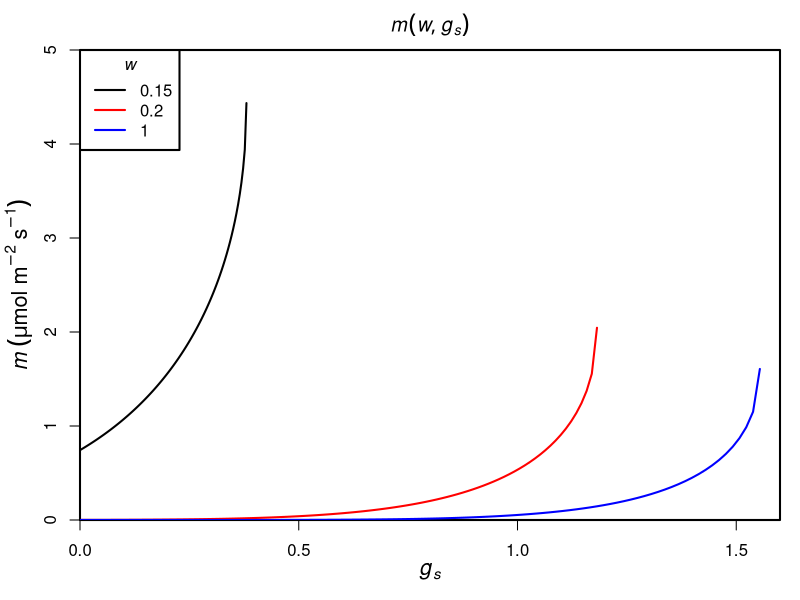

This chart was generated by the following R code:

#options(digits=20)
mf1 <- function(gs,
                a=1.6, LAI=1, nZ=0.5, p=43200, l=1.8e-5, h=l*a*LAI/nZ*p, VPD=0.02,
                pe=-1.58*10^-3, b=4.38, h2=h/1000, kmax=5, c=5.71, d=10.05, h3=10){
  
  ps <- pe*w^(-b)
  kf <- function(x)kmax*exp(-(-x/d)^c)
  f1 <- function(x)-((ps-x)*h2*kf(x))
  minimum <- optimize(f1, c(-20,0))$minimum
  f2 <- function(x)((ps-x)*h2*kf(x)-h*VPD*gs)^2
  px <- optimize(f2, c(minimum, ps))$minimum
  
  k <- kf(px)
  PLC <- 1-k/kmax
  res <- h3*PLC
  return(res)
}
mf2 <- Vectorize(mf1)

gsmax1 <- function(w,
                   a=1.6, nZ=0.5, p=43200, l=1.8e-5, LAI=1, h=l*a*LAI/nZ*p, VPD=0.02,
                   pe=-1.58*10^-3, b=4.38, h2=h/1000, kmax=5, c=5.71, d=10.05){
  ps <- pe*w^(-b)
  kf <- function(x)kmax*exp(-(-x/d)^c)
  f1 <- function(x)-((ps-x)*h2*kf(x))
  pxmin <- optimize(f1, c(-20,0), tol = .Machine$double.eps)$minimum
  gsmax <- (ps-pxmin)*h2*kf(pxmin)/(h*VPD)
  return(gsmax)
}
gsmax2 <- Vectorize(gsmax1)

# Figure
windows(8, 6)
par(mgp = c(2.2, 1, 0), xaxs = "i", yaxs = "i", lwd = 2, mar=c(4, 4, 2.5, 1), mfrow=c(1,1))
w <- 0.15
gsmax <- gsmax2(w)
curve(mf2, 0, gsmax,
      main=expression(italic(m(w,g[s]))),
      xlab=expression(italic(g[s])), 
      ylab=expression(italic(m)~(mu*mol~m^-2~s^-1)),
      xlim=c(0, 1.6), ylim=c(0, 5),
      cex.lab=1.3)
#text(x=1.07, y=1.2, labels=expression(italic(w)==0.6), col="black", cex=1.3)
w <- 0.2
gsmax <- gsmax2(w)
curve(mf2, 0, gsmax, col="red", add=T)
#text(x=0.28, y=3.8, labels=expression(italic(w)==0.4), col="red", cex=1.3)
w <- 1
gsmax <- gsmax2(w)
curve(mf2, 0, gsmax, col="blue", add=T)
#text(x=1.07, y=1.2, labels=expression(italic(w)==0.2), col="blue", cex=1.3)
legend("topleft", c("0.15", "0.2", "1"), lty=c(1, 1, 1), col=c("black", "red", "blue"), title=expression(italic(w)))
